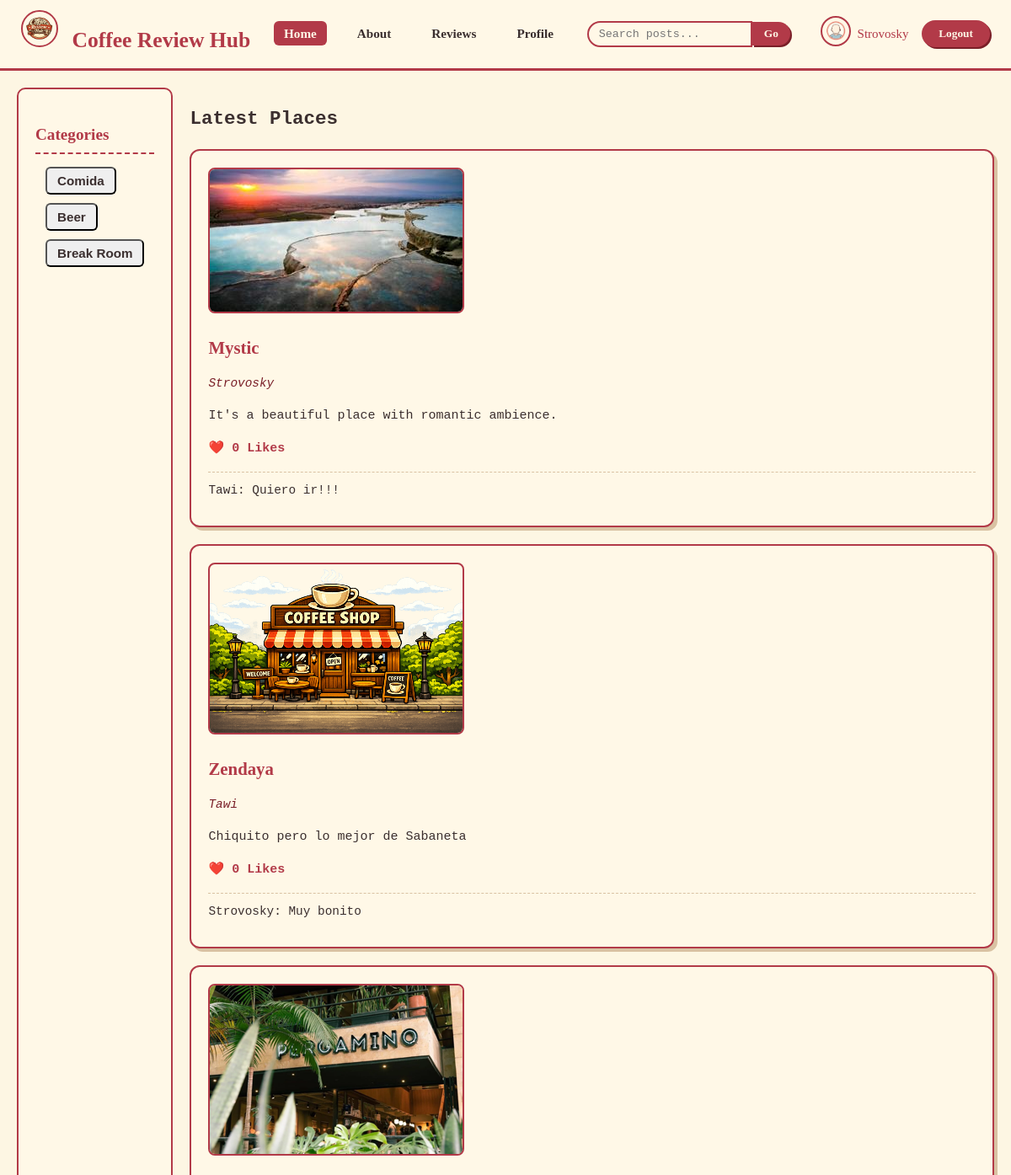
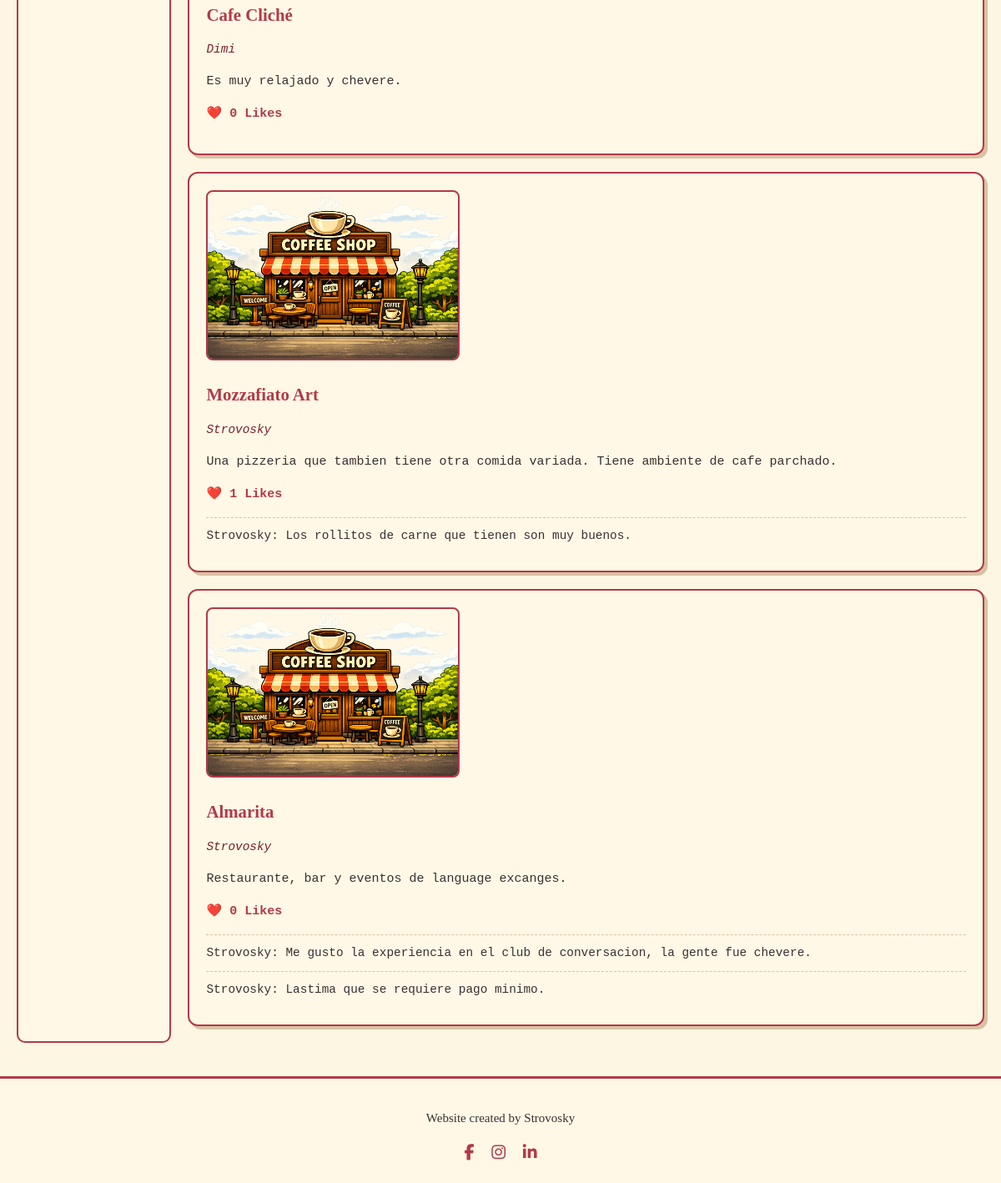
Before: / (signed in) with the older database file (2 pictures, top to bottom).
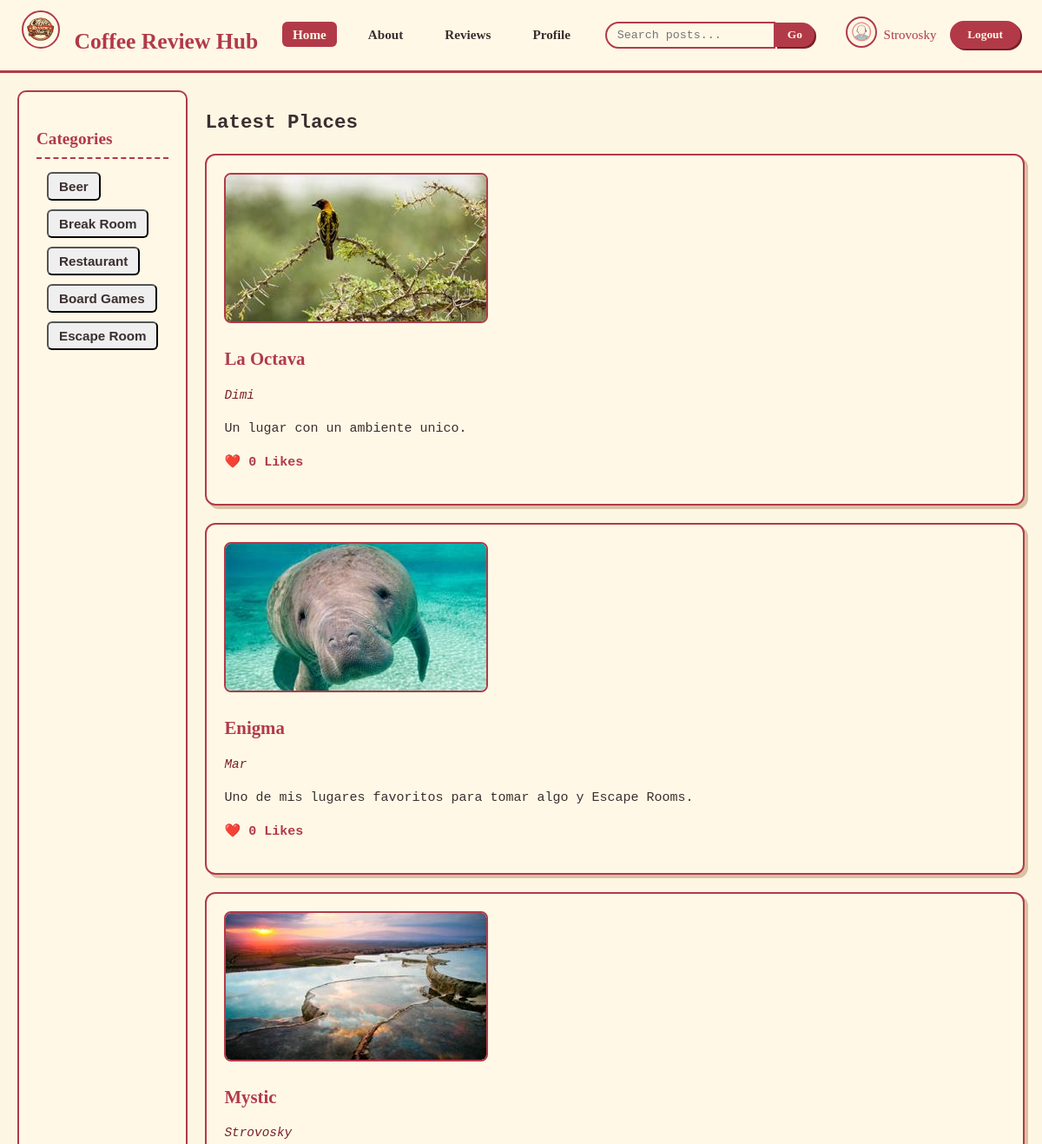
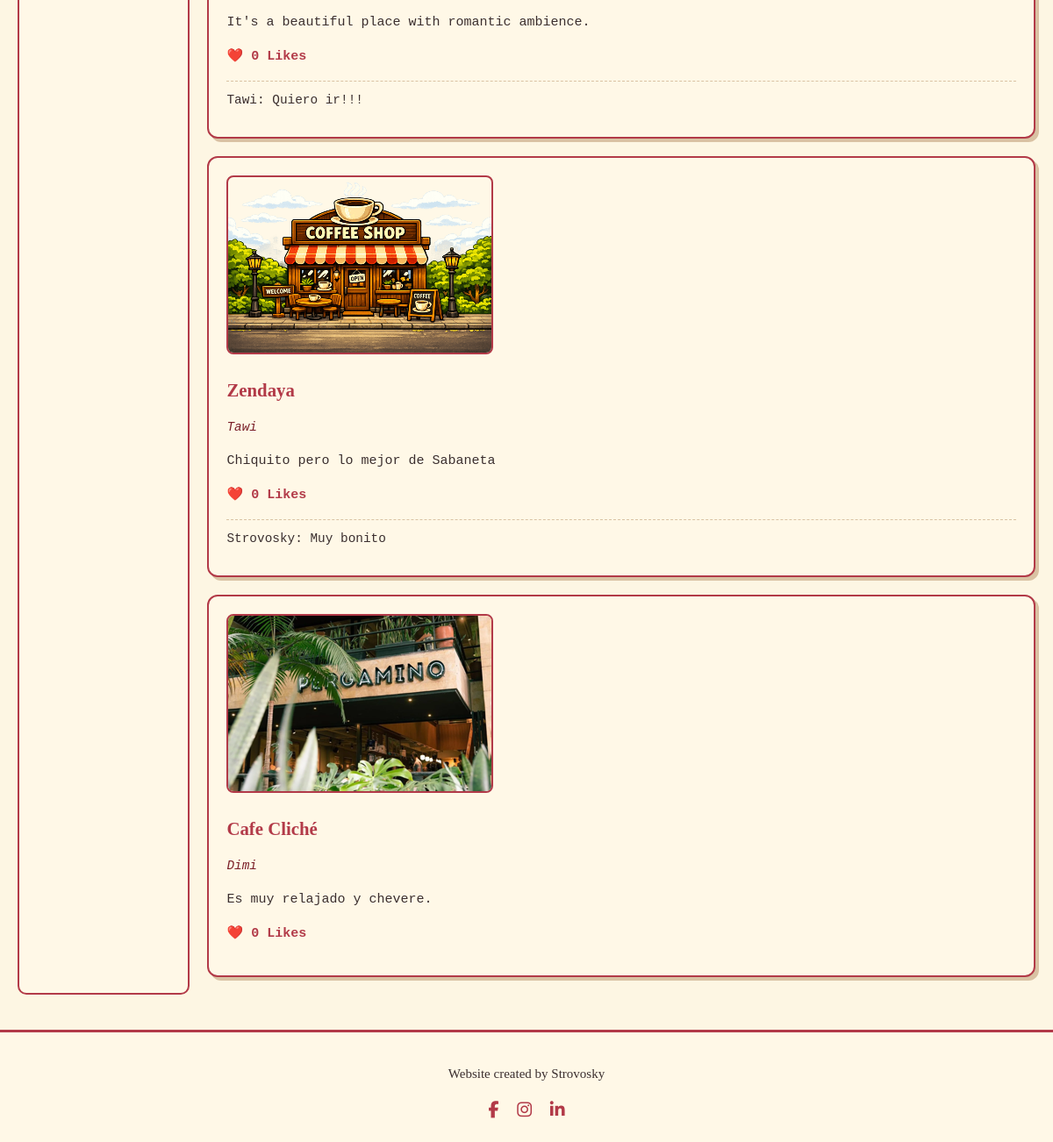
After: the same page with the newer database file (2 pictures, top to bottom).
### blog/models.py (models this page shows, shortened)
class Category(Model):
    name = CharField(verbose_name="Name", max_length=100)
    place = ManyToManyField(to=Place, verbose_name="Place")

class Place(Model):
    user = ForeignKey(to=User, on_delete=SET_NULL, null=True, blank=True)
    name = CharField(verbose_name="Name", max_length=100, unique=True)
    address = CharField(verbose_name="Address", max_length=150, null=True, blank=True)
    phone = IntegerField(verbose_name="Telephone", null=True, blank=True)
    description = TextField(verbose_name="Description", max_length=1000)
    image = ImageField(default="default_place.png", upload_to="place_pics")

class Review(Model):
    user = ForeignKey(to=User, on_delete=SET_NULL, null=True, blank=True)
    place = ForeignKey(to=Place, on_delete=CASCADE)
    description = TextField(verbose_name="Description", max_length=500)

class Like(Model):
    place = ForeignKey(to=Place, on_delete=CASCADE, null=True)
    review = ForeignKey(to=Review, on_delete=CASCADE, null=True)
    user = ForeignKey(to=User, on_delete=CASCADE)

### blog/views.py (the view)
# urls.py: 2. Add a URL to urlpatterns:  path('', views.home, name='home')
@login_required
def home(request):
    context = {"categories": Category.objects.all()}
    word = request.GET.get("seach_word")
    if word:
        w_found = Place.objects.filter(name__icontains=word)
        context["places"] = w_found
        return redirect("blog_places")
    else:
        places = Place.objects.order_by("-id")[:5]
        context["places"] = places
    return render(request, "blog/index.html", context=context)

### blog/templates/blog/index.html (shortened to what the changed rows need)
{% load static %}
{% load crispy_forms_tags %}
<!DOCTYPE html>
<html lang="en">
<head>
  <link rel="stylesheet" href="{% static 'blog/style.css' %}">
  <link rel="stylesheet" href="https://cdnjs.cloudflare.com/ajax/libs/font-awesome/6.5.0/css/all.min.css">
</head>
<body>
  <div class="main-layout">
    {% block category_bar %}
      {% if user.is_authenticated %}
        <aside class="sidebar">
          <form type="get" action="{% url 'blog_places' %}">
            {% for category in categories %}
              <ul class="navbar-nav">
                <li><input name="category_opt" type="submit" class="nav-link" value="{{category.name|title}}"></li>
              </ul>
            {% endfor %}
          </form>
        </aside>
      {% endif %}
    {% endblock category_bar %}
    {% block latest_posts %}
    <main class="posts">
      {% if user.is_authenticated %}
        <h2>Latest Places</h2>
          {% for place in places %}
            <div class="post">
              <a href="{% url 'detail' place.id %}">
                <img src="{{place.image.url}}" alt="Coffee Shop">
              </a>
              <a href="{% url 'detail' place.id %}"><h2>{{place.name}}</h2></a>
              <a href="{% url 'profile' place.user.id %}"><p class="author">{{place.user.username|title}}</p></a>
              <p>{{place.description}}</p>
              <p class="likes"><a href="{% url 'blog_create_like_place' place.id %}">❤️</a> {{place.like_set.all | length}} Likes</p>
              <div class="comments">
                {% for review in place.review_set.all %}
                  <div class="comment">{{review.user.username|title}}: {{review.description}}</div>
                {% endfor %}
              </div>
            </div>
          {% endfor %}
      {% endif %}
    </main>
    {% endblock latest_posts %}
  </div>
</body>
</html>

Changed rows visible on the page:
removed Category: category_opt "Comida"
no longer on this page (row unchanged): Place: image (placeholder picture), name "Mozzafiato Art", user.username "Strovosky", description "Una pizzeria que tambien tiene otra comida variada. Tiene ambiente de cafe parchado.", like_set.all|length "1"
no longer on this page (row unchanged): Review: user.username "Strovosky", description "Los rollitos de carne que tienen son muy buenos.", shown under "Mozzafiato Art"
no longer on this page (row unchanged): Place: image (placeholder picture), name "Almarita", user.username "Strovosky", description "Restaurante, bar y eventos de language excanges.", like_set.all|length "0"
no longer on this page (row unchanged): Review: user.username "Strovosky", description "Me gusto la experiencia en el club de conversacion, la gente fue chevere.", shown under "Almarita"
no longer on this page (row unchanged): Review: user.username "Strovosky", description "Lastima que se requiere pago minimo.", shown under "Almarita"
added Category: category_opt "Restaurant"
added Category: category_opt "Board Games"
added Category: category_opt "Escape Room"
added Place: image (picture), name "La Octava", user.username "Dimi", description "Un lugar con un ambiente unico.", like_set.all|length "0"
added Place: image (picture), name "Enigma", user.username "Mar", description "Uno de mis lugares favoritos para tomar algo y Escape Rooms.", like_set.all|length "0"
